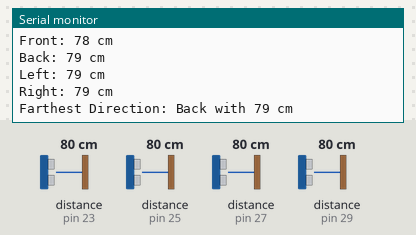
Bench run of a sketch on a simulated Arduino Mega 2560, built with avr-gcc and run on an emulated ATmega2560. Shown: the last lines printed to the serial monitor. Wiring (inferred from the names in the program): 4 × ultrasonic range finder: trigger pin 22, echo pin 23 / trigger pin 24, echo pin 25 / trigger pin 26, echo pin 27 / trigger pin 28, echo pin 29. The test bench sets the inputs (shaded band); at power-on: distance to the obstacle (sensors on pin 23, pin 27, pin 29, pin 25) 80 cm. The echo pulse lasts 58.3 µs per cm.

Above: at 1.8 s.
1.9 s: distance to the obstacle (sensor on pin 23) set to 120 cm
At 3.0 s:
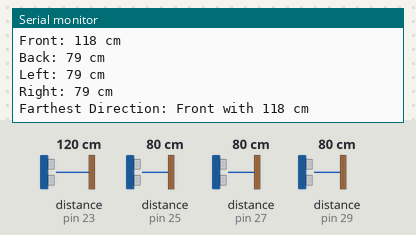
4.7 s: distance to the obstacle (sensor on pin 27) set to 250 cm
At 6.0 s:
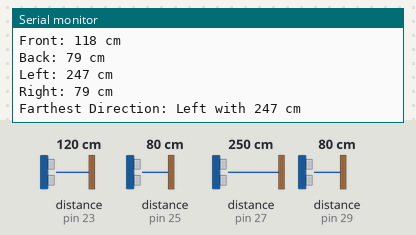
7.9 s: distance to the obstacle (sensor on pin 29) set to 299 cm
At 9.5 s:
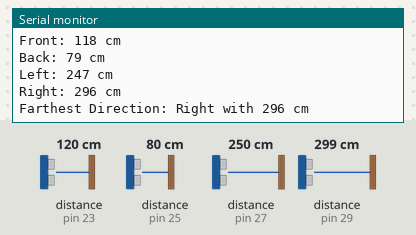
11.2 s: distance to the obstacle (sensor on pin 25) set to 2 cm
12.7 s: distance to the obstacle (sensor on pin 23) set to 2 cm
14.2 s: distance to the obstacle (sensor on pin 25) set to 18 cm
Timing chart, 0 to 17.2 s (numbered marks = the images above; inputs shaded):
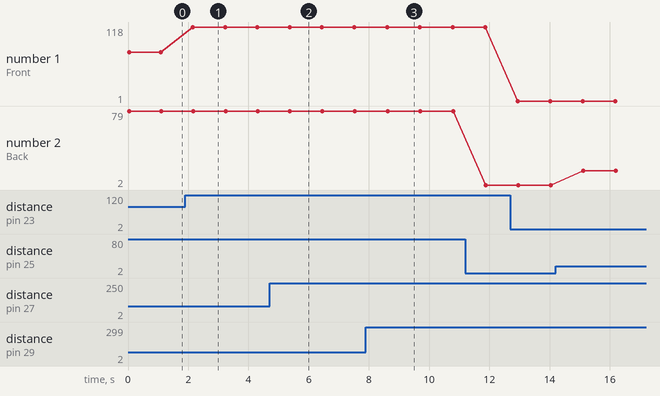

Measured:
- after the input at 1.9 s, the serial monitor: prints a new line after 0.26 s (image 1)
- after the input at 4.7 s, the serial monitor: prints a new line after 0.69 s (image 2)
- after the input at 7.9 s, the serial monitor: prints a new line after 0.75 s (image 3)
- plotted number 1: 78 → 118 after the input at 1.9 s, 118 → 1 after the input at 12.7 s
- plotted number 2: 79 → 2 after the input at 11.2 s, 2 → 17 after the input at 14.2 s

The sketch:

working_sonars.ino
```cpp
// Pin definitions for sonar sensors
const int trigPins[4] = {22, 24, 26, 28};  // Trig pins for Front, Back, Left, Right
const int echoPins[4] = {23, 25, 27, 29};  // Echo pins for Front, Back, Left, Right

// Sonar directions
const char* directions[4] = {"Front", "Back", "Left", "Right"};
int distances[4];                          // Array to store distances
int maxDistance = 0;                       // Variable to store the farthest distance
int maxIndex = 0;                          // Variable to store the index of the farthest direction

void setup() {
  Serial.begin(9600);

  // Set up sonar pins
  for (int i = 0; i < 4; i++) {
    pinMode(trigPins[i], OUTPUT);
    pinMode(echoPins[i], INPUT);
  }
}

void loop() {
  recordDistances();      // Get distances from sensors
  findFarthestDistance(); // Determine which direction is the farthest
  outputDistances();      // Output distances and farthest direction
  delay(1000);            // Delay before next reading
}

// Function to record distances from each sonar sensor
void recordDistances() {
  for (int i = 0; i < 4; i++) {
    distances[i] = measureDistance(trigPins[i], echoPins[i]);
  }
}

// Function to find the direction with the farthest distance
void findFarthestDistance() {
  maxDistance = distances[0];
  maxIndex = 0;
  for (int i = 1; i < 4; i++) {
    if (distances[i] > maxDistance) {
      maxDistance = distances[i];
      maxIndex = i;
    }
  }
}

// Function to output distances and the farthest direction
void outputDistances() {
  Serial.println("Distances:");
  for (int i = 0; i < 4; i++) {
    Serial.print(directions[i]);
    Serial.print(": ");
    Serial.print(distances[i]);
    Serial.println(" cm");
  }
  Serial.print("Farthest Direction: ");
  Serial.print(directions[maxIndex]);
  Serial.print(" with ");
  Serial.print(maxDistance);
  Serial.println(" cm");
}

// Function to measure distance using a sonar sensor
int measureDistance(int trigPin, int echoPin) {
  digitalWrite(trigPin, LOW);
  delayMicroseconds(2);
  digitalWrite(trigPin, HIGH);
  delayMicroseconds(10);
  digitalWrite(trigPin, LOW);

  long duration = pulseIn(echoPin, HIGH);
  int distance = duration * 0.034 / 2;  // Convert duration to cm
  return distance;
}
```
